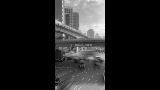
#> input picture back_frame_10.png, 160 x 90 px; its folder holds only this picture in this run
$ python -i post_processing.py   (imports and definitions only)
#> lines starting #> are read from the running program, lines starting #| are printed output that depends on the picture; after the words box and inside, x2 and y2 are one past the last pixel; in counts of white or black regions, pixels touching at a corner belong together
import cv2
import numpy as np
import os
from natsort import natsorted

# -------------------------------
# PARAMETERS
# -------------------------------
input_folder = "example 2/foreground_frames"  # folder containing RPCA sparse frames (grayscale)
output_folder = "postprocessed_frames"
# [1 line not run here, left out]

threshold_value = 30  # pixel intensity threshold for foreground
kernel_size = 3       # for morphological operations (3x3 kernel)
apply_smoothing = True
gaussian_ksize = 5    # size for Gaussian blur (must be odd)
temporal_smoothing = False
temporal_window = 3   # number of frames to average for temporal smoothing

# -------------------------------
# UTILITY FUNCTIONS
# -------------------------------

def load_frames(folder):
#> further down, picture is the input picture: shape (90, 160, 3); min 0, max 251, mean 37.1
    files = natsorted([f for f in os.listdir(folder) if f.endswith(('.png', '.jpg'))])
    frames = [cv2.imread(os.path.join(folder, f), cv2.IMREAD_GRAYSCALE) for f in files]
    return frames, files

def save_frame(frame, filename):
    cv2.imwrite(filename, frame)

def postprocess_frame(frame, threshold=30, kernel_size=3, smooth=True, gauss_size=5):
    # Threshold to remove low-intensity noise
#> called with threshold = 30, kernel_size = 3, smooth = True, gauss_size = 5
    _, fg_mask = cv2.threshold(frame, threshold, 255, cv2.THRESH_BINARY)
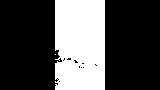
#> fg_mask: shape (90, 160, 3); 30.7% white; 2 white regions (1 under 20 px), largest, box (x1, y1, x2, y2) and area: (55, 0, 105, 90) 4413

    # Morphological operations (closing to fill small holes and remove noise)
    kernel = cv2.getStructuringElement(cv2.MORPH_RECT, (kernel_size, kernel_size))
    fg_mask = cv2.morphologyEx(fg_mask, cv2.MORPH_CLOSE, kernel)
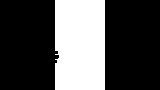
#> fg_mask: shape (90, 160, 3); 31% white; 1 white region, box (x1, y1, x2, y2) and area: (55, 0, 105, 90) 4470
    fg_mask = cv2.morphologyEx(fg_mask, cv2.MORPH_OPEN, kernel)  # optional
#> fg_mask: shape (90, 160, 3); 31% white; 1 white region, box (x1, y1, x2, y2) and area: (55, 0, 105, 90) 4465

    # Gaussian smoothing
    if smooth:
        fg_mask = cv2.GaussianBlur(fg_mask, (gauss_size, gauss_size), 0)
        # Re-threshold after blur to keep binary mask
        _, fg_mask = cv2.threshold(fg_mask, 127, 255, cv2.THRESH_BINARY)

    return fg_mask

# -------------------------------
# MAIN SCRIPT
# -------------------------------

# [1 line that did not run here, left out]
processed_frames = []

# [19 lines not run here, left out]

>>> import cv2
>>> picture = cv2.imread('back_frame_10.png')
>>> result = postprocess_frame(picture)
